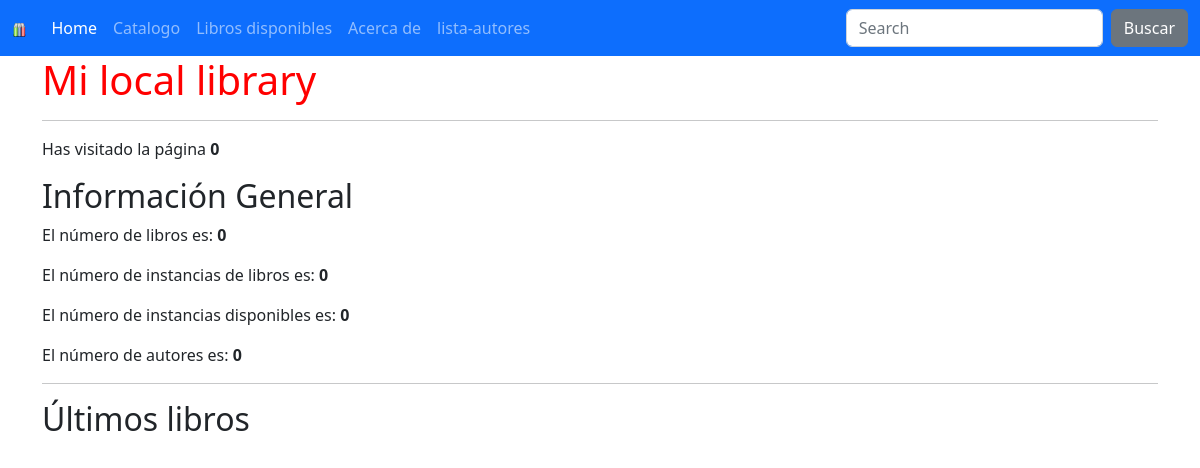
Before: /catalogo/ with the older database file.
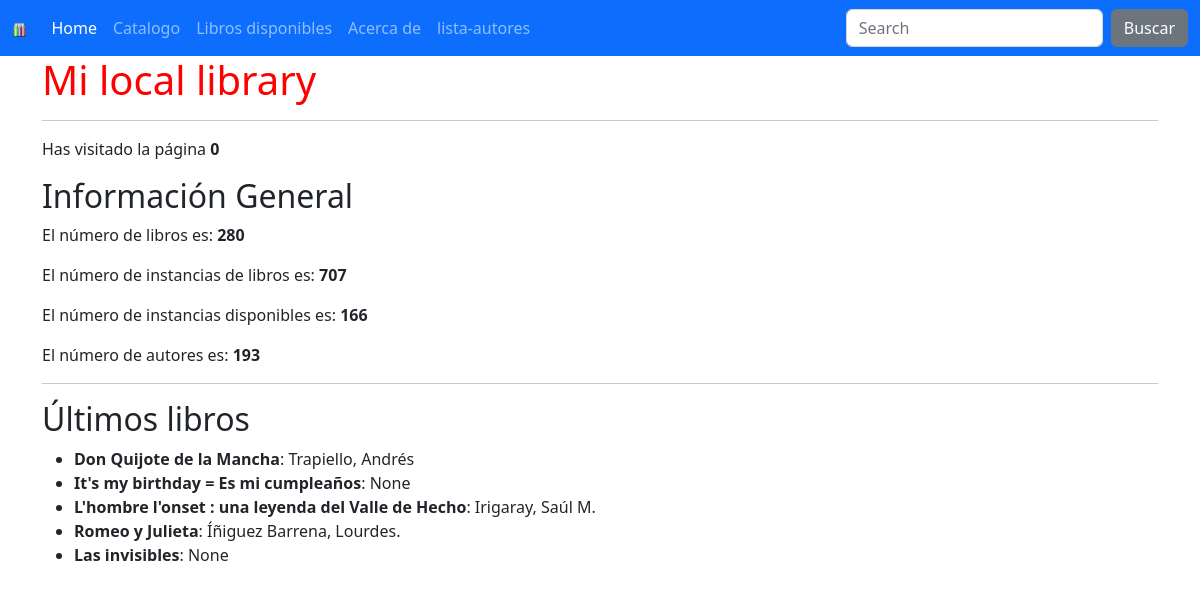
After: the same page with the newer database file.
### catalog/models.py (models this page shows, shortened)
class Book(models.Model):
    title = models.CharField(max_length=200)
    author = models.ForeignKey('Author',
        on_delete=models.SET_NULL, # que pasa si borramos el autor?
        null=True)  # puede ser nulo?
    summary = models.TextField(
        max_length=1000,
        help_text='Enter a brief description of the book',
        blank=True)
    isbn = models.CharField(
        'ISBN',
        max_length=13,
        help_text='13 Character <a href="https://www.isbn-international.org/content/what-isbn">ISBN number</a>')
    genre = models.ManyToManyField('Genre',
        help_text='Select a genre for this book')
    language = models.ForeignKey('Language', on_delete=models.SET_NULL, null=True)

class Author(models.Model):
    first_name = models.CharField(max_length=100)
    last_name = models.CharField(max_length=100)
    date_of_birth = models.DateField(null=True, blank=True)
    date_of_death = models.DateField('Died', null=True, blank=True)
    class Meta:
        ordering = ['last_name', 'first_name']
    def __str__(self):
        return f'{self.last_name}, {self.first_name}'

### catalog/views.py (the view)
# urls.py: path('', index, name='index'),
def index(request):
    num_books = Book.objects.all().count()
    num_instances = BookInstance.objects.all().count()
    num_instances_available = BookInstance.objects.filter(status='a').count()
    num_authors = Author.objects.count()
    num_visits = request.session.get('num_visits', 0)
    request.session['num_visits'] = num_visits+1
    UltimosLibros = Book.objects.all().order_by('-id')[:5]
    return render(
        request,
        'index.html',
        context={
            'num_books':num_books,
            'num_instances':num_instances,
            'num_instances_available':num_instances_available,
            'num_authors':num_authors,
            'num_visits':num_visits
            ,'UltimosLibros':UltimosLibros},
    )

### catalog/templates/index.html (shortened to what this page needs)
{% extends "base.html" %}
{% load static %}
{% block content %}
<h1>Mi local library</h1>
<hr>
<p>Has visitado la página <strong>{{ num_visits }}</strong></p>
<h2>Información General</h2>
<p>El número de libros es: <strong>{{ num_books }}</strong></p>
<p>El número de instancias de libros es: <strong>{{ num_instances }}</strong></p>
<p>El número de instancias disponibles es: <strong>{{ num_instances_available }}</strong></p>
<p>El número de autores es: <strong>{{ num_authors }}</strong></p>
<hr>
<h2>Últimos libros</h2>
<ul>
    {% for book in UltimosLibros %}
    <li><strong>{{ book.title }}</strong>: {{ book.author }}</li>
    {% endfor %}
</ul>
{% endblock %}

Changed rows visible on the page:
added Book: title "Don Quijote de la Mancha", author "Trapiello, Andrés"
added Book: title "It's my birthday = Es mi cumpleaños", author "None"
added Book: title "L'hombre l'onset : una leyenda del Valle de Hecho", author "Irigaray, Saúl M."
added Book: title "Romeo y Julieta", author "Íñiguez Barrena, Lourdes."
added Book: title "Las invisibles", author "None"
Other visible differences:
{{ num_books }}: "0" → "280"
{{ num_instances }}: "0" → "707"
{{ num_instances_available }}: "0" → "166"
{{ num_authors }}: "0" → "193"
